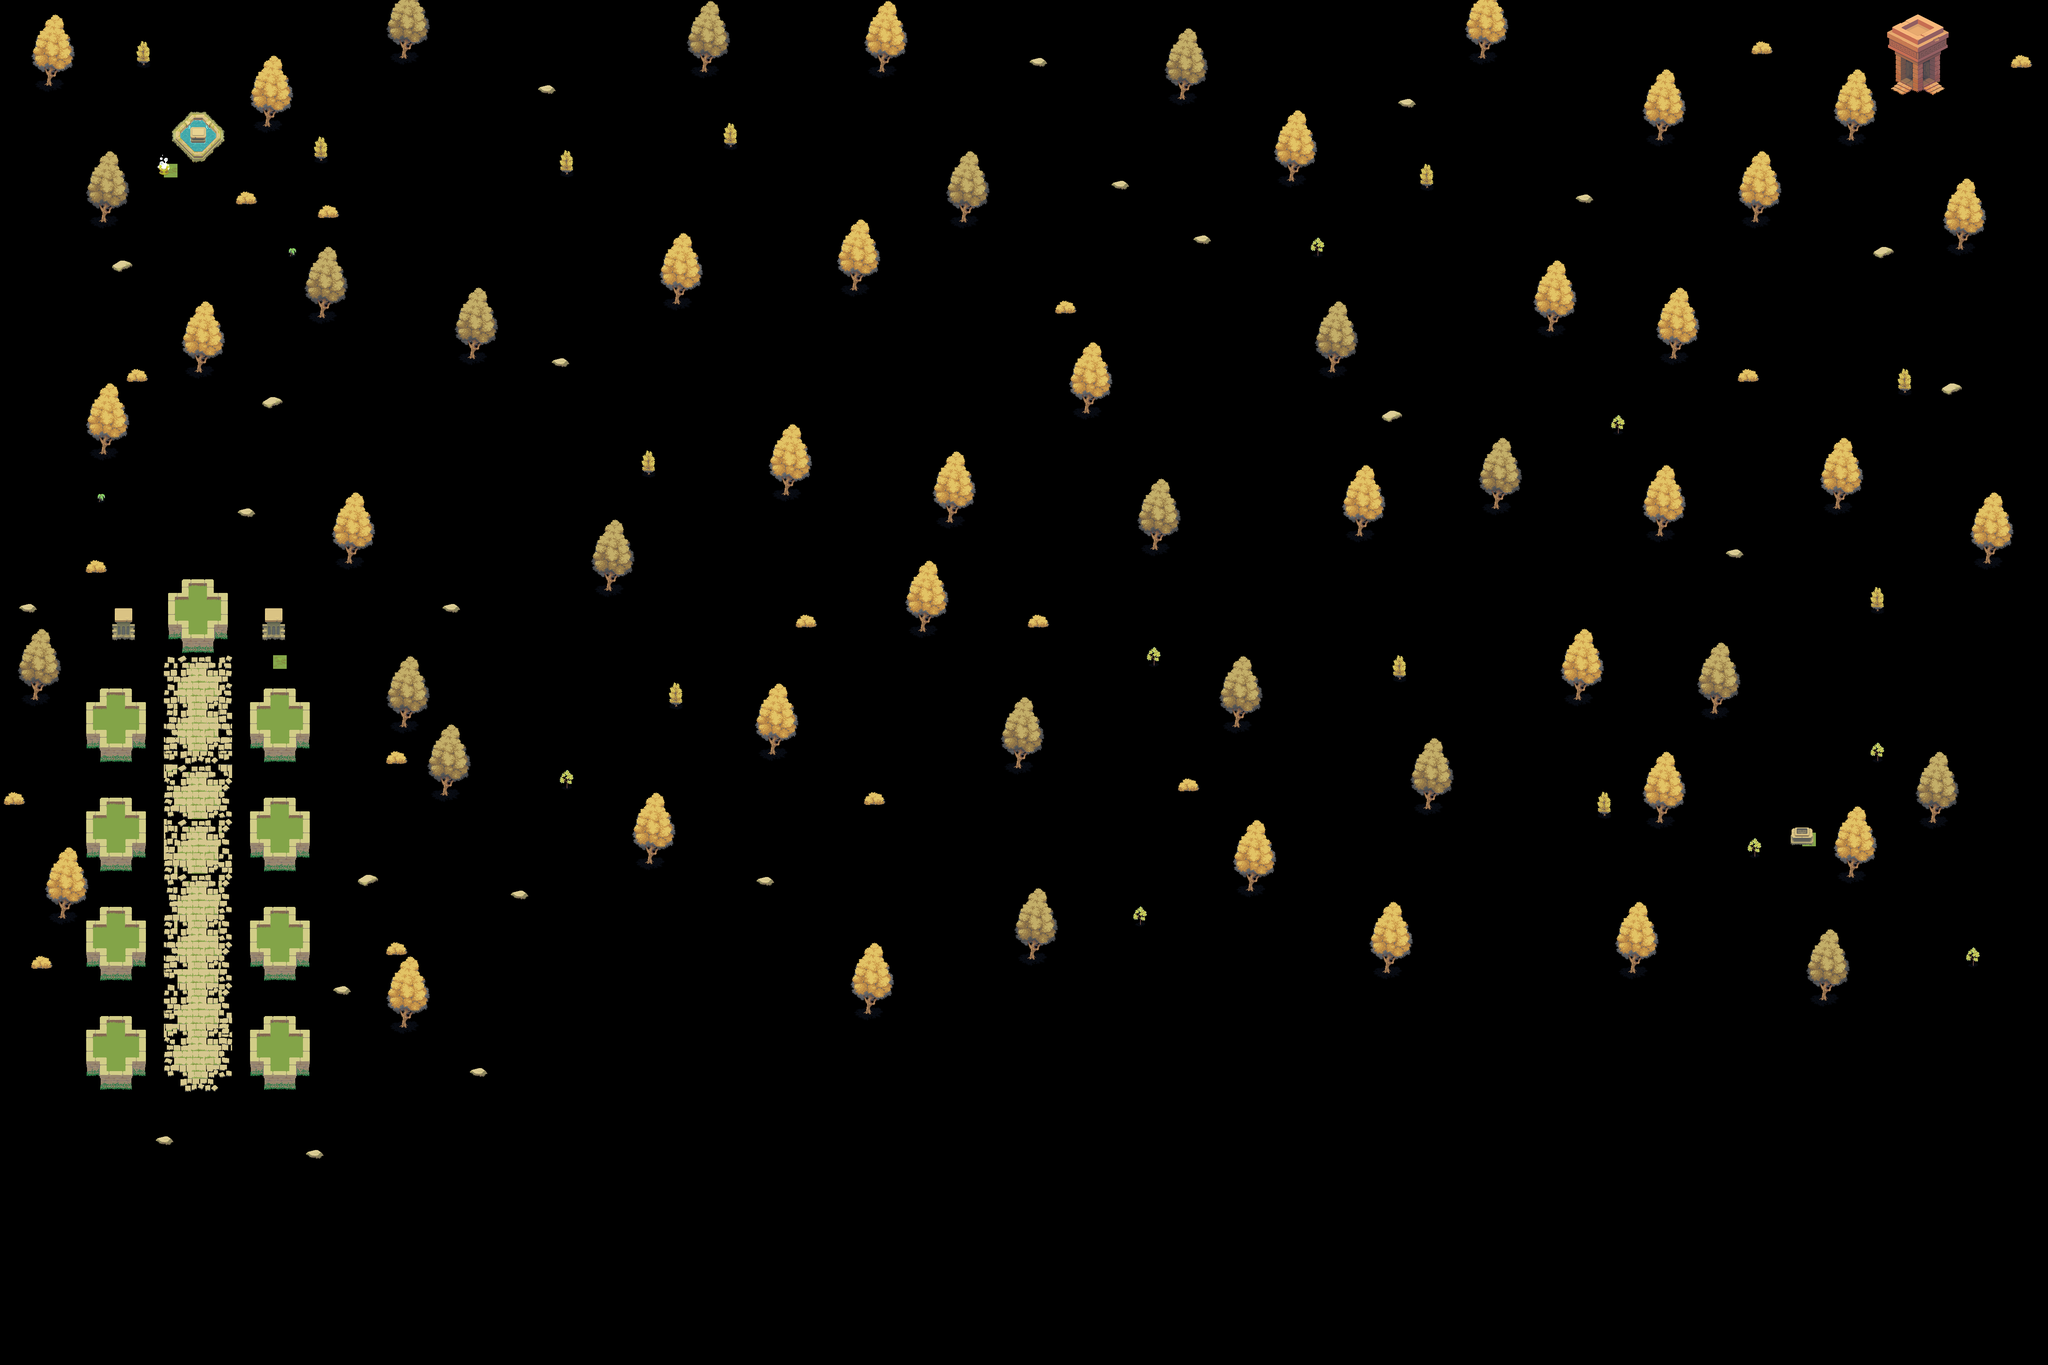

The image is a tile-based game level rendered from a .tmx file. Its description and source (layers, tilesets, objects; grid data summarised) follow:
An orthogonal 150x100 tile map with 32x32 px tiles, 5 tile layers (Tile Layer 1, Tile Layer 2, Tile Layer 5, Tile Layer 4, ...), 2 tilesets.

<map version="1.10" tiledversion="1.10.2" orientation="orthogonal" renderorder="right-down" width="150" height="100" tilewidth="32" tileheight="32" infinite="0" nextlayerid="6" nextobjectid="1">
 <tileset firstgid="1" source="Level_1_Tile_Set/Tileset-Terrain2.tsx" />
 <tileset firstgid="505" source="Level_1_Tile_Set/Atlas-Props.tsx" />
 <layer id="1" name="Tile Layer 1" width="150" height="100">
  <data>[15000 cells, 0 non-empty, 0 distinct tile ids]</data>
 </layer>
 <layer id="2" name="Tile Layer 2" width="150" height="100">
  <data>[15000 cells, 703 non-empty, 95 distinct tile ids]</data>
 </layer>
 <layer id="5" name="Tile Layer 5" width="150" height="100">
  <data>[15000 cells, 4 non-empty, 2 distinct tile ids]</data>
 </layer>
 <layer id="4" name="Tile Layer 4" width="150" height="100">
  <data>[15000 cells, 888 non-empty, 32 distinct tile ids]</data>
 </layer>
 <layer id="3" name="Tile Layer 3" width="150" height="100">
  <data>[15000 cells, 280 non-empty, 66 distinct tile ids]</data>
 </layer>
</map>
